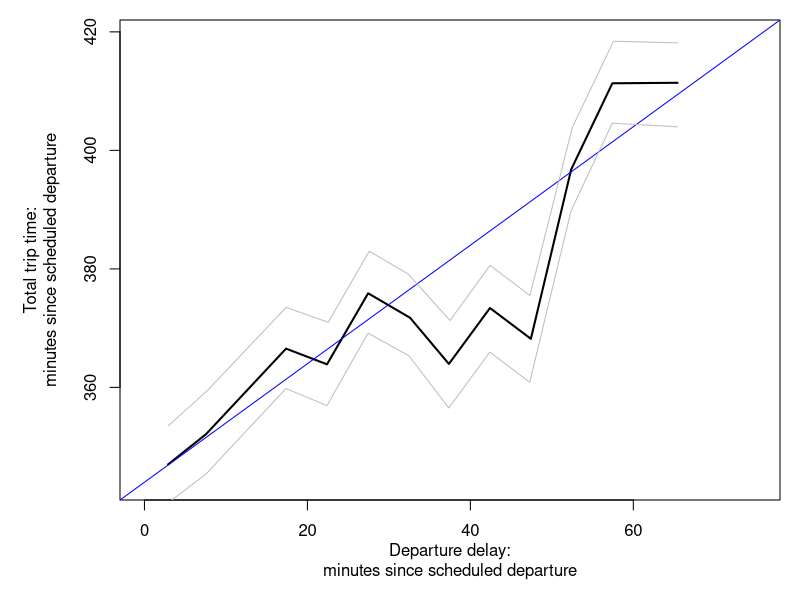

The R source for this figure:
d=read.csv("redline.csv",header=F)
top=read.csv("topgray.csv",header=F)
bot=read.csv("botgray.csv",header=F)

par(mar=c(5,6,1,1))

span = 75
plot(d$V1,d$V2 + d$V1 + 5*60+44,xlim=c(0,span), ylim=c(5*60+44, 5*60+44+span),type='l',lwd=2,
     xlab="Departure delay:\nminutes since scheduled departure", 
     ylab="Total trip time:\nminutes since scheduled departure")
abline(a=5*60+44,b=1,col='blue')
lines(bot$V1,bot$V2+bot$V1+5*60+44,col='gray')
lines(top$V1,top$V2+top$V1+5*60+44,col='gray')

